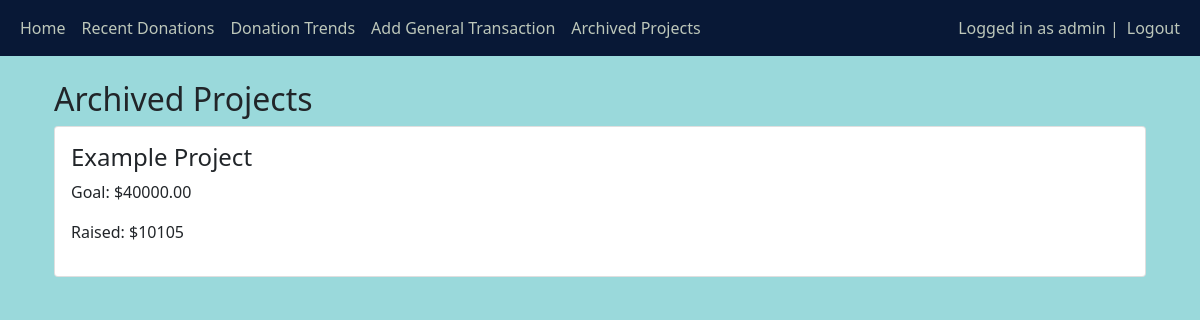
The page /archived-projects/ (signed in) on the database its author committed.
### main/models.py (models this page shows, shortened)
class Project(models.Model):
    name = models.CharField(max_length=100)
    start_date = models.DateField()
    end_date = models.DateField()
    goal_amount = models.DecimalField(max_digits=10, decimal_places=2)
    description = models.TextField(null=True, blank=True)
    owner = models.ForeignKey(User, on_delete=models.CASCADE)
    is_archived = models.BooleanField(default=False)

### main/views.py (the view)
# urls.py: path('archived-projects/', views.archived_projects, name='archived_projects'),
def archived_projects(request):
    archived_projects_list = Project.objects.filter(is_archived=True)
    project_data = []
    for project in archived_projects_list:
        total_raised = project.transactions.aggregate(Sum('amount'))['amount__sum'] or 0
        project_data.append({
            'project': project,
            'total_raised': total_raised
        })
    return render(request, 'main/archived_projects.html', {'archived_projects': project_data})

### main/templates/main/archived_projects.html (shortened to what this page needs)
{% extends 'main/base.html' %}
{% block content %}
<div class="container mt-4">
    <h2>Archived Projects</h2>
    {% if archived_projects %}
        {% for data in archived_projects %}
        <div class="card p-3 mb-3">
            <h4>{{ data.project.name }}</h4>
            <p>Goal: ${{ data.project.goal_amount }}</p>
            <p>Raised: ${{ data.total_raised }}</p>
        </div>
        {% endfor %}
    {% else %}
        <p>No archived projects found.</p>
    {% endif %}
</div>
{% endblock %}

### main/templates/main/base.html (shortened to what this page needs)
<!DOCTYPE html>
<html lang="en">
<head>
    <link href="https://cdn.jsdelivr.net/npm/bootstrap@5.1.3/dist/css/bootstrap.min.css" rel="stylesheet">
</head>
<body>
    <nav class="navbar navbar-expand-lg navbar-custom navbar-dark bg-dark">
        <div class="container-fluid">
            <div>
                <ul class="navbar-nav me-auto mb-2 mb-lg-0">
                    <li class="nav-item">
                        <a class="nav-link" href="/home">Home</a>
                    </li>
                    <li class="nav-item">
                        <a class="nav-link" href="/donations">Recent Donations</a>
                    </li>
                    <li class="nav-item">
                        <a class="nav-link" href="/trends">Donation Trends</a>
                    </li>
                    <li class="nav-item">
                        <a class="nav-link" href="{% url 'add_general_transaction' %}">Add General Transaction</a>
                    </li>
                    <li class="nav-item">
                        <a class="nav-link" href="{% url 'archived_projects' %}">Archived Projects</a>
                    </li>
                </ul>
            </div>
            <div>
                <ul class="navbar-nav">
                    {% if user.is_authenticated %}
                    <span class="navbar-text">Logged in as {{ user.username }} | </span>
                    <li class="nav-item">
                        <a class="nav-link" href="/logout">Logout</a>
                    </li>
                    {% else %}
                    <li class="nav-item">
                        <a class="nav-link" href="/login">Login</a>
                    </li>
                    {% endif %}
                </ul>
            </div>
        </div>
    </nav>
    <div class="container">
        {% block content %}{% endblock %}
    </div>
</body>
</html>

### main/templates/main/base.html (style rules this page uses)
body { background-color: #9ad9db }
.navbar-custom { background-color: #081836 !important; }
.navbar-custom .navbar-text { color: #bdc7ba !important; }
.navbar-custom .nav-link { color: #bdc7ba !important; }

### rows shown on the page
Project: project.name "Example Project", project.goal_amount "40000.00", total_raised "10105"

### other values the page prints
{{ user.username }} "admin"
